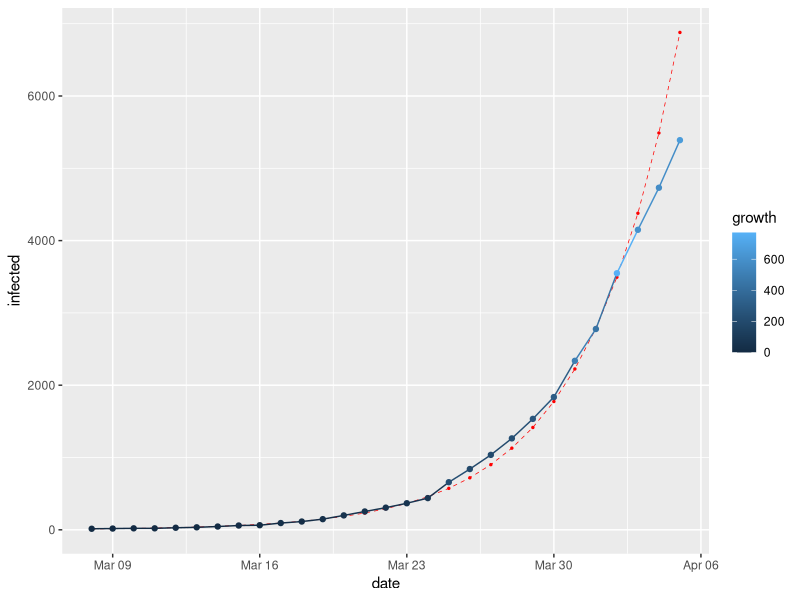
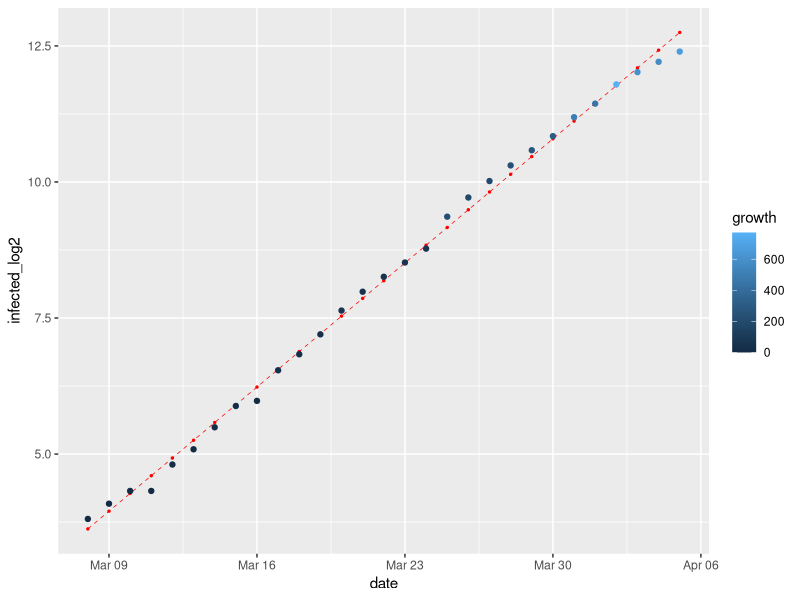

Here is the R script that generated these plots, in order:
#
# From Russia with COVID-19
# https://github.com/timothy-makarov/COVID-19
#

library(dplyr)
library(ggplot2)

rm(list = ls())

df <- data.frame(
  infected = c(
    1,
    2,
    3,
    6,
    6,
    7,
    10,
    14,
    17,
    20,
    20,
    28,
    34,
    45,
    59,
    63,
    93,
    114,
    147,
    199,
    253,
    306,
    367,
    438,   # https://t.me/map_mind/3435
    658,   # https://t.me/COVID2019_official/100
    840,   # https://t.me/COVID2019_official/107
    1036,  # https://t.me/COVID2019_official/113
    1264,  # https://t.me/COVID2019_official/121
    1534,  # https://t.me/COVID2019_official/128
    1836,  # https://t.me/COVID2019_official/138
    2337,  # https://t.me/COVID2019_official/153
    2777,  # https://t.me/COVID2019_official/160
    3548,  # https://t.me/COVID2019_official/168
    4149,  # https://t.me/COVID2019_official/179
    4731,  # https://t.me/COVID2019_official/189
    5389   # https://t.me/COVID2019_official/203
  )
)

df$day0 <- seq(0, length(df$infected) - 1)
df$date <- as.Date('2020-03-01') + df$day0
df$growth <- c(1, diff(df$infected))
df$infected_log2 <- log2(df$infected)

df <- df %>% select(date, day0, growth, infected, infected_log2)
df <- df %>% filter(infected > 10)

lm1 <- lm(formula = infected_log2 ~ day0, data = df)

df$lm_log2 <- predict(lm1, df)
df$error_log2 <- df$lm_log2 - df$infected_log2
t.test(df$error_log2)

df$lm <- round(2^df$lm_log2)
df$error <- df$lm - df$infected

ggplot(df, aes(date, infected, colour = growth)) +
  geom_line(data = df, aes(date, lm), color = 'red', size = 0.25, linetype = 'dashed') +
  geom_point(data = df, aes(date, lm), color = 'red', size = 0.5) +
  geom_line() +
  geom_point()

ggplot(df, aes(date, infected_log2, colour = growth)) +
  geom_line(data = df, aes(date, lm_log2), color = 'red', size = 0.25, linetype = 'dashed') +
  geom_point(data = df, aes(date, lm_log2), color = 'red', size = 0.5) +
  geom_point()
